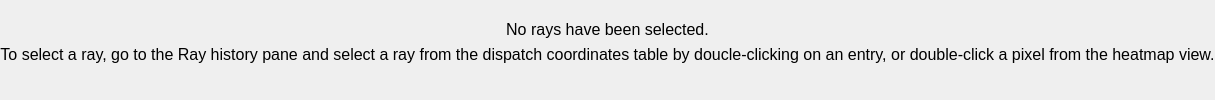
         <widget class="QWidget" name="ray_invalid_">
          <layout class="QVBoxLayout" name="ray_invalid_layout_">
           <property name="leftMargin">
            <number>0</number>
           </property>
           <property name="topMargin">
            <number>0</number>
           </property>
           <property name="rightMargin">
            <number>0</number>
           </property>
           <property name="bottomMargin">
            <number>0</number>
           </property>
           <item>
            <spacer name="vertical_spacer_1_">
             <property name="orientation">
              <enum>Qt::Vertical</enum>
             </property>
             <property name="sizeType">
              <enum>QSizePolicy::Minimum</enum>
             </property>
             <property name="sizeHint" stdset="0">
              <size>
               <width>0</width>
               <height>0</height>
              </size>
             </property>
            </spacer>
           </item>
           <item>
            <widget class="QLabel" name="label_1_">
             <property name="sizePolicy">
              <sizepolicy hsizetype="Preferred" vsizetype="Fixed">
               <horstretch>0</horstretch>
               <verstretch>0</verstretch>
              </sizepolicy>
             </property>
             <property name="text">
              <string/>
             </property>
             <property name="pixmap">
              <pixmap resource="../../resources.qrc">:/Resources/assets/stop_128x128.png</pixmap>
             </property>
             <property name="alignment">
              <set>Qt::AlignCenter</set>
             </property>
            </widget>
           </item>
           <item>
            <widget class="ScaledLabel" name="label_2_">
             <property name="sizePolicy">
              <sizepolicy hsizetype="Preferred" vsizetype="Fixed">
               <horstretch>0</horstretch>
               <verstretch>0</verstretch>
              </sizepolicy>
             </property>
             <property name="font">
              <font>
               <pointsize>12</pointsize>
              </font>
             </property>
             <property name="text">
              <string>No rays have been selected.</string>
             </property>
             <property name="alignment">
              <set>Qt::AlignCenter</set>
             </property>
            </widget>
           </item>
           <item>
            <widget class="ScaledLabel" name="label_3_">
             <property name="sizePolicy">
              <sizepolicy hsizetype="Preferred" vsizetype="Fixed">
               <horstretch>0</horstretch>
               <verstretch>0</verstretch>
              </sizepolicy>
             </property>
             <property name="font">
              <font>
               <pointsize>12</pointsize>
              </font>
             </property>
             <property name="text">
              <string>To select a ray, go to the Ray history pane and select a ray from the dispatch coordinates table by doucle-clicking on an entry, or double-click a pixel from the heatmap view.</string>
             </property>
             <property name="alignment">
              <set>Qt::AlignCenter</set>
             </property>
            </widget>
           </item>
           <item>
            <spacer name="vertical_spacer_2_">
             <property name="orientation">
              <enum>Qt::Vertical</enum>
             </property>
             <property name="sizeHint" stdset="0">
              <size>
               <width>0</width>
               <height>0</height>
              </size>
             </property>
            </spacer>
           </item>
          </layout>
         </widget>
